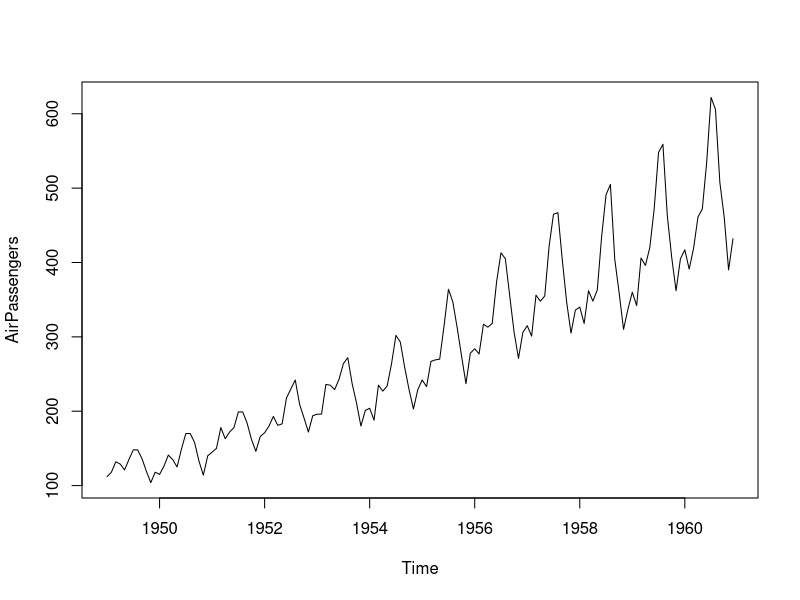
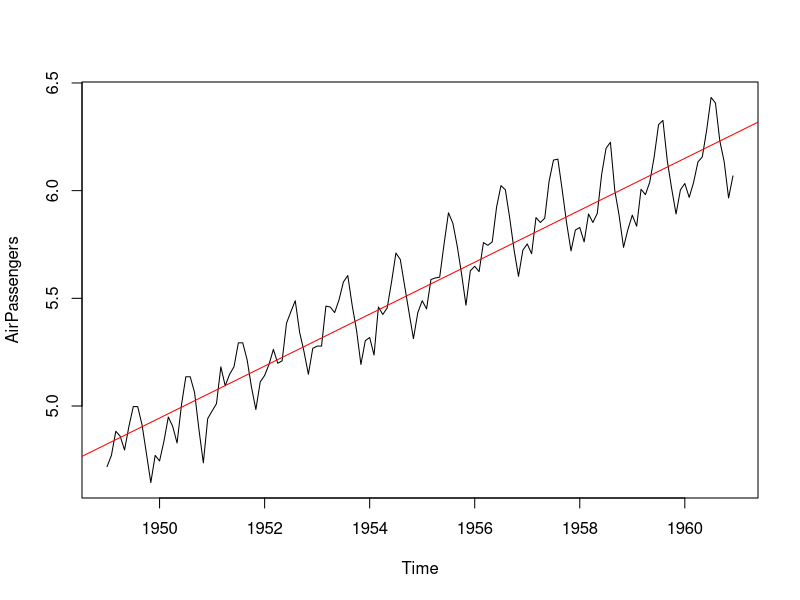
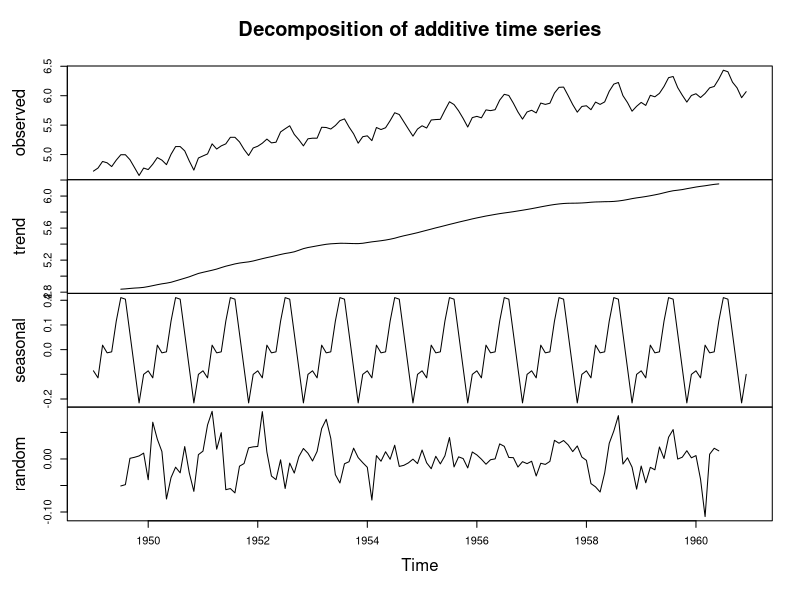
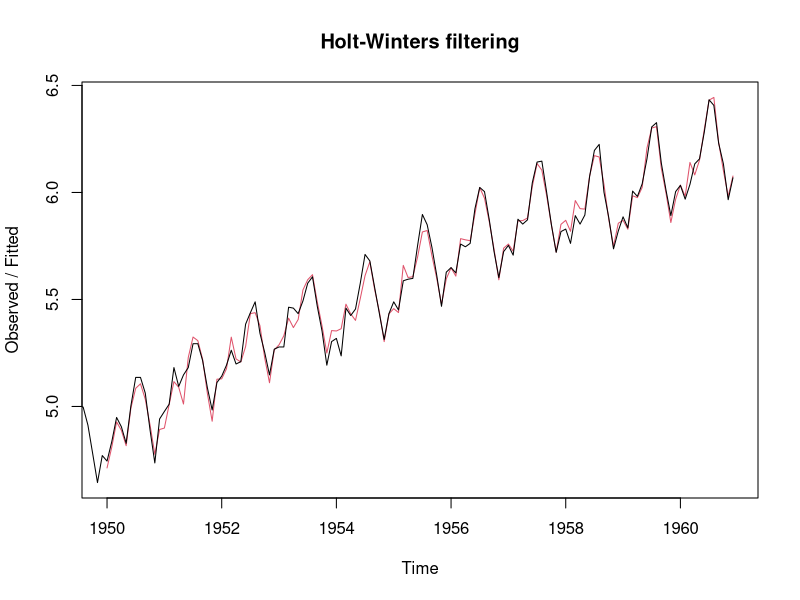
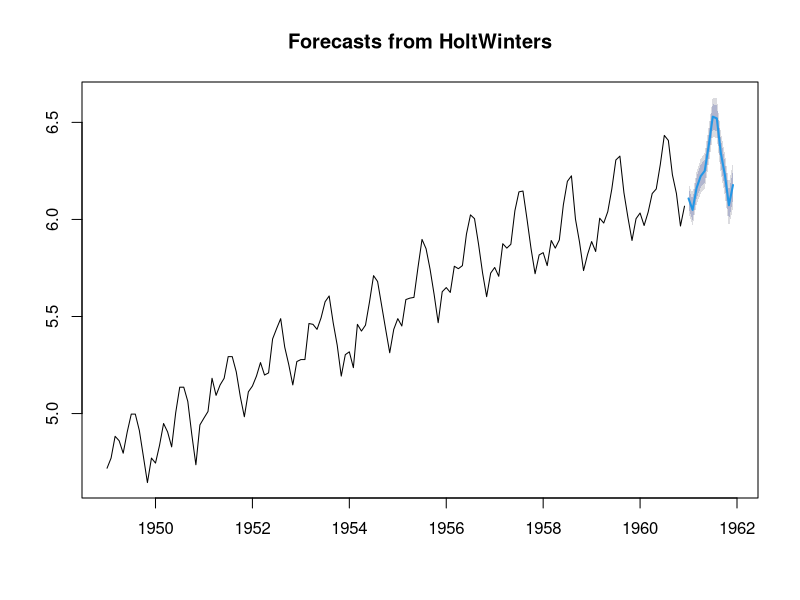

Here is the R script that generated these plots, in order:
data(AirPassengers)
library(dplyr)
library(ggplot2)
library(forecast)


plot.ts(AirPassengers)
#should take a log since it seems that the amplitude is increasing over time
AirPassengers=log(AirPassengers)
plot.ts(AirPassengers)

abline(reg=lm(AirPassengers~time(AirPassengers)), col="red")
air_pax_decompose=decompose(AirPassengers)
plot(air_pax_decompose)

air_pax_hw=HoltWinters(AirPassengers)
plot(air_pax_hw)
print(c(air_pax_hw$alpha,air_pax_hw$beta,air_pax_hw$gamma))

#now forecast for the next year i.e 1961
seriesforecasts2 <- forecast:::forecast.HoltWinters(air_pax_hw, h=12)
forecast:::plot.forecast(seriesforecasts2)

